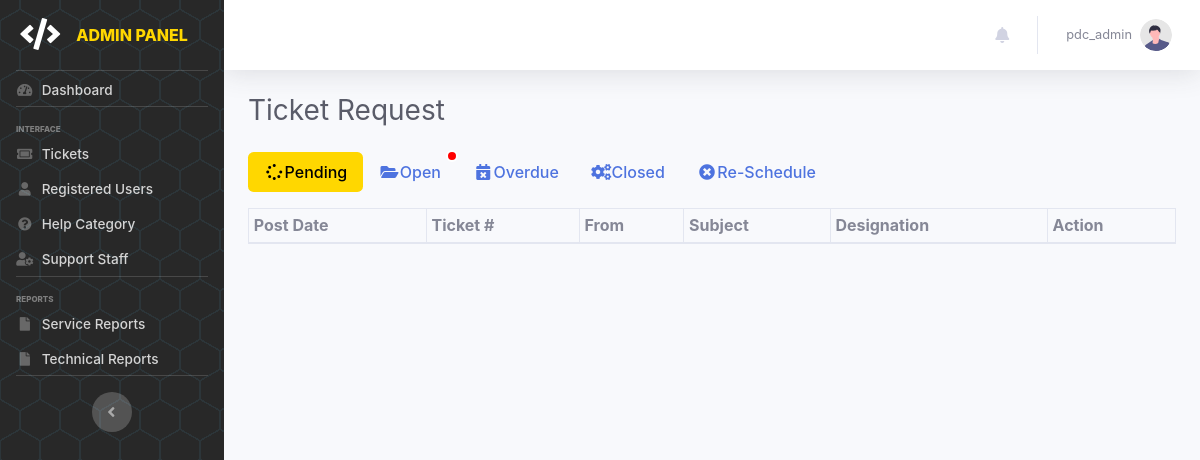
/pages/admin/admin.ticket.php (signed in), run on an earlier commit of the app's database.
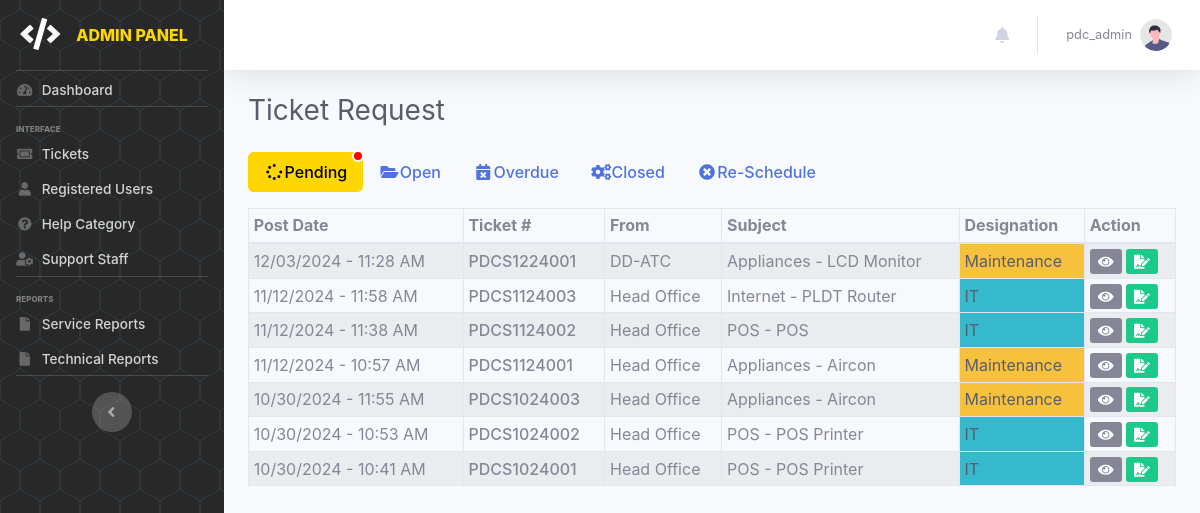
And on a later commit of the database.
### tables this page shows
CREATE TABLE `tbl_tickets` (
  `id` int(100) NOT NULL,
  `ticket_num` varchar(1000) NOT NULL,
  `outlet` varchar(1000) NOT NULL,
  `designation` enum('1','2') NOT NULL,
  `topiccateg` varchar(1000) NOT NULL,
  `topicitem` varchar(1000) NOT NULL,
  `img_name` varchar(1000) NOT NULL,
  `file_path` varchar(1000) NOT NULL,
  `description` varchar(5000) NOT NULL,
  `priority_type` varchar(100) DEFAULT NULL,
  `concern_type` enum('Issue','Request') DEFAULT NULL,
  `status` enum('1','2','3','4','5') NOT NULL DEFAULT '2',
  `remark` varchar(1000) NOT NULL,
  `sched` datetime(6) DEFAULT NULL,
  `assigned` varchar(1000) NOT NULL,
  `overdue` enum('0','1') NOT NULL DEFAULT '0',
  `msg_ses` varchar(5000) NOT NULL DEFAULT '0',
  `date_posted` datetime(6) NOT NULL DEFAULT current_timestamp(6),
  `date_modified` datetime(6) DEFAULT current_timestamp(6),
  `date_closed` datetime DEFAULT NULL
);

CREATE TABLE `tbl_useraccounts` (
  `id` int(11) NOT NULL,
  `name` varchar(100) NOT NULL,
  `username` varchar(100) NOT NULL,
  `password` varchar(255) NOT NULL,
  `role` enum('admin','it-admin','maintenance-admin','office','outlet','it','maintenance') NOT NULL,
  `status` enum('Active','Inactive') NOT NULL DEFAULT 'Active',
  `created` datetime(6) DEFAULT current_timestamp(6),
  `updated` datetime(6) DEFAULT current_timestamp(6) ON UPDATE current_timestamp(6)
);

CREATE TABLE `tbl_itemcategory` (
  `id` int(100) NOT NULL,
  `name` varchar(100) NOT NULL,
  `img_name` varchar(1000) NOT NULL,
  `img_path` varchar(1000) NOT NULL,
  `status` enum('1','0') NOT NULL DEFAULT '1',
  `designation` enum('1','2') NOT NULL
);

CREATE TABLE `tbl_itemlist` (
  `id` int(100) NOT NULL,
  `name` varchar(100) NOT NULL,
  `status` enum('0','1') NOT NULL DEFAULT '1',
  `category` varchar(100) NOT NULL
);

### pages/admin/admin.ticket-qry.php (called while the page is built, shortened)
<?php
$all_tickets = mysqli_query($conn, "SELECT t.*, t.status AS ticket_status, u.name AS outlet_name, c.name AS categ_name, l.name AS item_name
        FROM tbl_tickets t
        LEFT JOIN tbl_useraccounts u ON t.outlet = u.id
        LEFT JOIN tbl_itemcategory c ON t.topiccateg = c.id
        LEFT JOIN tbl_itemlist l ON t.topicitem = l.id
        ORDER BY t.date_posted DESC");
$pending_tickets = [];
$open_tickets = [];
$overdue_tickets = [];
$closed_tickets = [];
$rejected_tickets = [];
while ($rows = mysqli_fetch_array($all_tickets)) {
    if ($rows['ticket_status'] == '2') {
        $pending_tickets[] = $rows;
    } elseif ($rows['ticket_status'] == '1') {
        $open_tickets[] = $rows;
    } elseif ($rows['ticket_status'] == '3') {
        $rejected_tickets[] = $rows;
    } elseif ($rows['ticket_status'] == '5') {
        $closed_tickets[] = $rows;
    } elseif ($rows['sched'] < date('Y-m-d H:i:s') && $rows['ticket_status'] != '5') {
        $overdue_tickets[] = $rows;
    }
}
$pending_count = count($pending_tickets);
$open_count = count($open_tickets);
?>

### pages/admin/admin.ticket.php (the view, shortened to what the changed rows need)
<?php
    include('admin.header.php');
    include('admin.ticket-qry.php')
?>
    <div class="container-fluid">
        <div class="d-sm-flex align-items-center justify-content-between mb-4">
            <h1 class="h3 mb-0 text-gray-800">Ticket Request</h1>
        </div>
        <ul class="nav nav-pills mb-3" id="ex-with-icons" role="tablist">
            <li class="nav-item position-relative" role="presentation">
                <a class="nav-link active" id="ex-with-icons-tab-1" data-toggle="pill" data-target="#ex-with-icons-tabs-1" role="tab"
                aria-controls="ex-with-icons-tabs-1" aria-selected="true">
                    <i class="fas fa-spinner fa-fw me-2"></i>Pending</a>
                <?php if ($pending_count > 0) { ?>
                    <span class="position-absolute"
                        style="top: -4%; right: -1%; width: 12px; height: 12px; background-color: red; border-radius: 50%; border: 2px solid white;">
                    </span>
                <?php } ?>
            </li>
            <li class="nav-item position-relative" role="presentation">
                <a class="nav-link" id="ex-with-icons-tab-2" data-toggle="pill" data-target="#ex-with-icons-tabs-2" role="tab"
                aria-controls="ex-with-icons-tabs-2" aria-selected="false">
                    <i class="fas fa-folder-open fa-fw me-2"></i>Open
                </a>
                <?php if ($open_count > 0) { ?>
                    <span class="position-absolute"
                        style="top: -4%; right: -1%; width: 12px; height: 12px; background-color: red; border-radius: 50%; border: 2px solid white;">
                    </span>
                <?php } ?>
            </li>
        </ul>
        <div class="tab-content" id="ex-with-icons-content">
            <div class="tab-pane fade show active" id="ex-with-icons-tabs-1" role="tabpanel" aria-labelledby="ex-with-icons-tab-1">
                <div class="table-responsive">
                    <table class="table table-bordered table-striped table-sm w-100" id="pendingtck_tbl">
                        <thead>
                            <tr>
                                <th>Post Date</th>
                                <th>Ticket #</th>
                                <th>From</th>
                                <th>Subject</th>
                                <th>Designation</th>
                                <th>Action</th>
                            </tr>
                        </thead>
                        <tbody>
                            <?php
                                foreach ($pending_tickets as $rows) {
                                    $postDT = new DateTime($rows["date_posted"]);
                            ?>
                            <tr>
                                <td><?php echo $postDT->format('m/d/Y - h:i A'); ?></td>
                                <td style="font-weight: 500;"><?php echo $rows['ticket_num']; ?></td>
                                <td><?php echo $rows['outlet_name']; ?></td>
                                <td><?php echo $rows['categ_name'] . ' - ' . $rows['item_name']; ?></td>
                                <?php echo $rows['designation'] == 1 ? "<td class='bg-info text-dark'>IT</td>" : "<td class='bg-warning text-dark'>Maintenance</td>"; ?>
                                <td>
                                    <a href="#" class="btn-sm btn-secondary" title="View"><i class="fas fa-eye"></i></a>
                                    <a href="#" class="btn-sm btn-success" title="Edit Report"><i class="fas fa-file-signature"></i></a>
                                </td>
                            </tr>
                            <?php } ?>
                        </tbody>
                    </table>
                </div>
            </div>
        </div>
    </div>
<?php include('admin.footer.php'); ?>

What changed in the data, as far as the page shows it:
added tbl_tickets: date_posted "12/03/2024 - 11:28 AM", ticket_num "PDCS1224001", tbl_useraccounts.name "DD-ATC", tbl_itemcategory.name "Appliances", tbl_itemlist.name "LCD Monitor", designation "Maintenance"
now on this page (row edited): tbl_tickets: date_posted "11/12/2024 - 11:58 AM", ticket_num "PDCS1124003", tbl_useraccounts.name "Head Office", tbl_itemcategory.name "Internet", tbl_itemlist.name "PLDT Router", designation "IT"
now on this page (row edited): tbl_tickets: date_posted "11/12/2024 - 11:38 AM", ticket_num "PDCS1124002", tbl_useraccounts.name "Head Office", tbl_itemcategory.name "POS", tbl_itemlist.name "POS", designation "IT"
now on this page (row edited): tbl_tickets: date_posted "11/12/2024 - 10:57 AM", ticket_num "PDCS1124001", tbl_useraccounts.name "Head Office", tbl_itemcategory.name "Appliances", tbl_itemlist.name "Aircon", designation "Maintenance"
now on this page (row edited): tbl_tickets: date_posted "10/30/2024 - 11:55 AM", ticket_num "PDCS1024003", tbl_useraccounts.name "Head Office", tbl_itemcategory.name "Appliances", tbl_itemlist.name "Aircon", designation "Maintenance"
now on this page (row edited): tbl_tickets: date_posted "10/30/2024 - 10:53 AM", ticket_num "PDCS1024002", tbl_useraccounts.name "Head Office", tbl_itemcategory.name "POS", tbl_itemlist.name "POS Printer", designation "IT"
now on this page (row edited): tbl_tickets: date_posted "10/30/2024 - 10:41 AM", ticket_num "PDCS1024001", tbl_useraccounts.name "Head Office", tbl_itemcategory.name "POS", tbl_itemlist.name "POS Printer", designation "IT"
